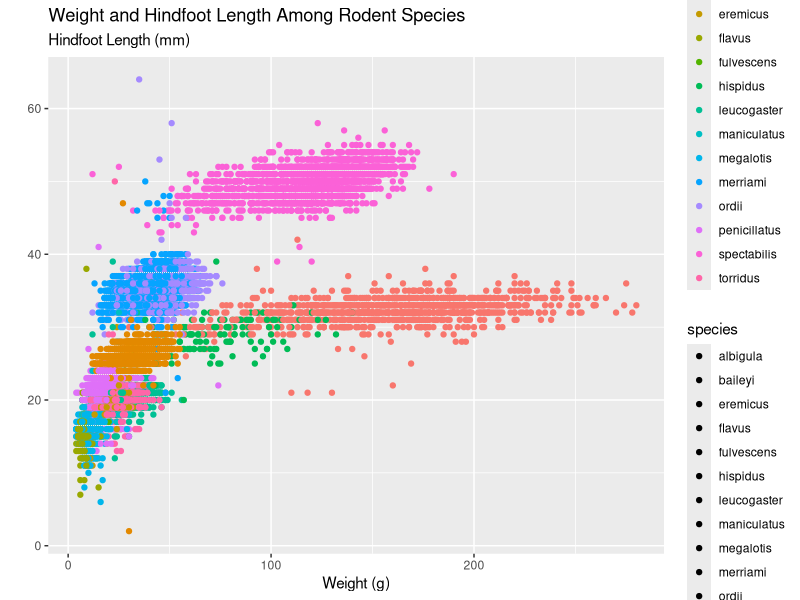
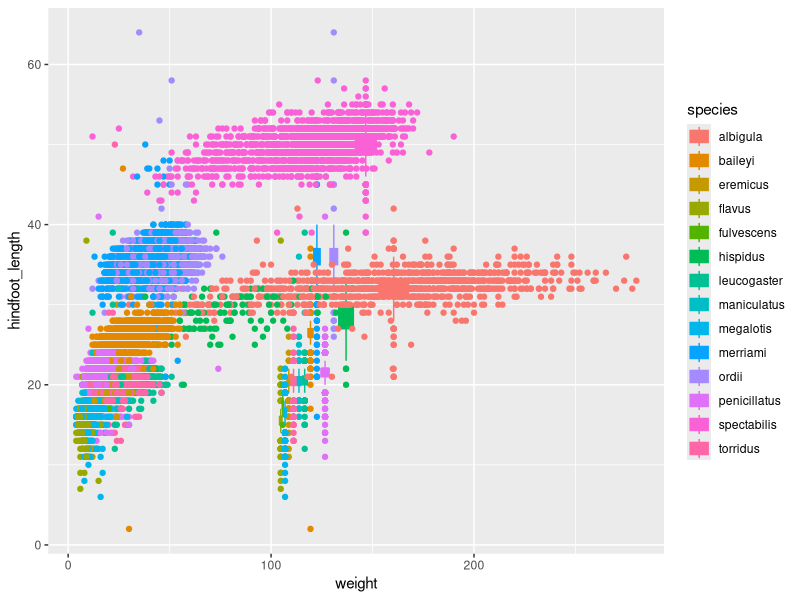

Write R code to recreate these figures, in order.
## ---- chunk 1
#| label: setup
library(tidyverse) #load package of all the tidyverse packages
## ---- chunk 2
#| label: load-data
surveys <- read_csv("data/surveys.csv") # reads csv file data
glimpse(surveys) # loads data frame summary
## ---- chunk 3
#| label: scatterplot
ggplot(data = surveys,
       mapping = aes(x = weight, 
                     y = hindfoot_length, 
                     color = species, 
                     fill = species)) +
  
  geom_point(alpha = 10) +
  
  labs(
    title = "Weight and Hindfoot Length Among Rodent Species",
    subtitle = "Hindfoot Length (mm)",
    x = "Weight (g)",
    y = "", 
    color = "Species"
  )
## ---- chunk 4
#| label: boxplot
ggplot(data = surveys,
       mapping = aes(x = weight, 
                     y = hindfoot_length, 
                     color = species, 
                     fill = species)) +
  
  geom_boxplot(alpha = 10) +
  geom_point()

## ---- chunk 5
#| label: rotated-boxplot

